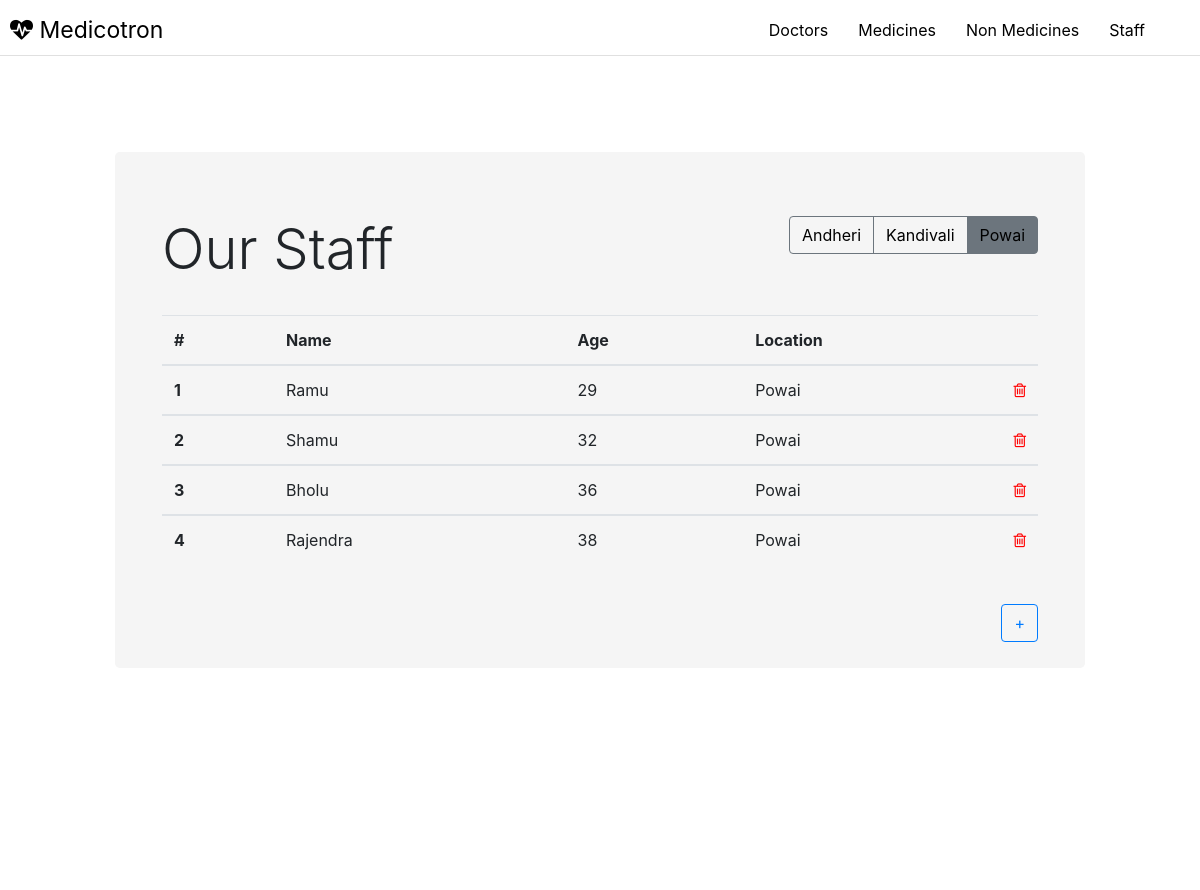
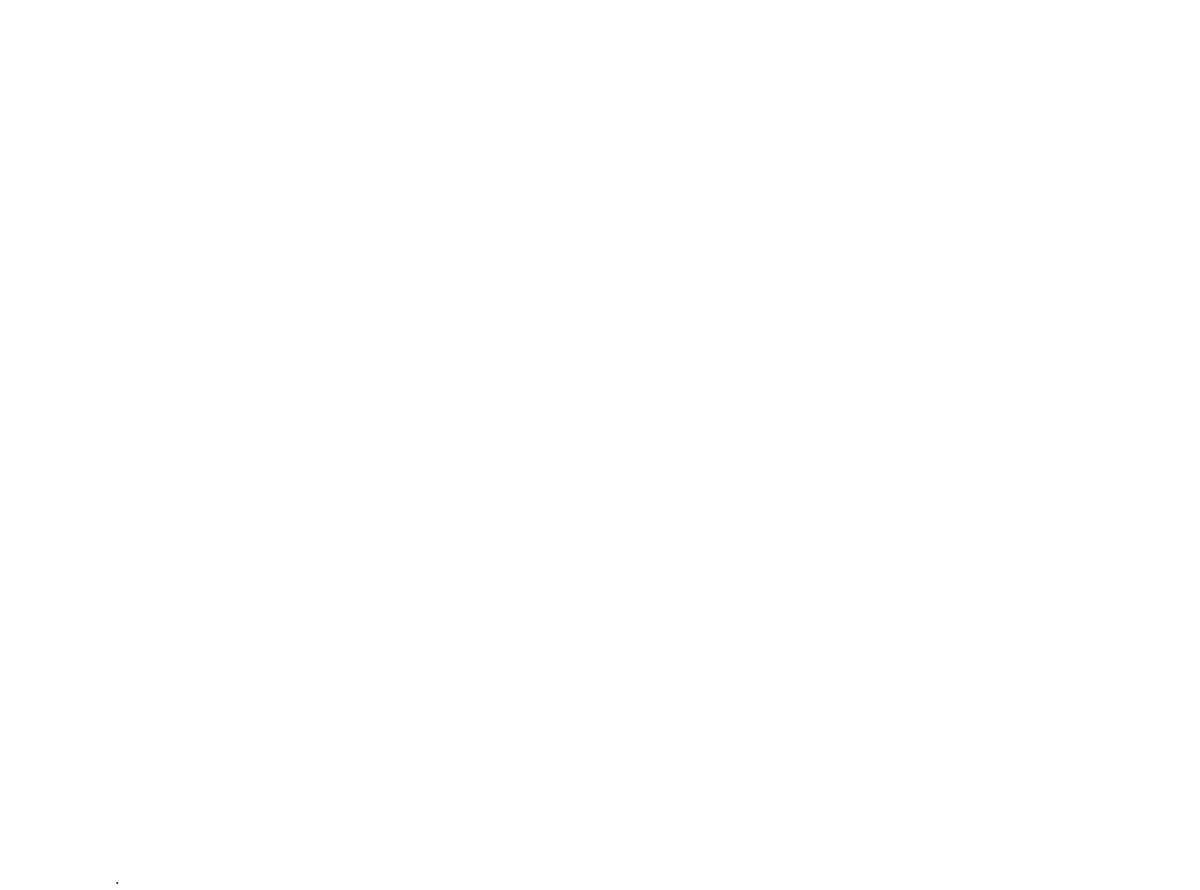
Page /staff/ on the committed database (2 pictures, top to bottom).
### pharma/models.py (models this page shows, shortened)
class Staff(models.Model):
    name = models.CharField(max_length=1000)
    age = models.IntegerField()
    loc = models.CharField(max_length=1000)

### pharma/views.py (the view)
# urls.py: url(r'^staff/$', views.staff, name='staff'),
def staff(request):
    staffs = Staff.objects.all()
    context = {'staffs': staffs, 'site': 'Our'}
    return render(request, 'pharma/staff.html', context)

### pharma/templates/pharma/staff.html (shortened to what this page needs)
{% extends 'pharma/base_template.html' %}
{%  block body %}
<div class="container-fluid">
<div class="row">
<div class="col-md-10 offset-md-1">
<div class="jumbotron-fluid">
<div class="jumbotron" style="background-color:#F5F5F5">
  <div class="container">
  <div class="btn-group" style="float:right;" role="group" aria-label="Basic example">
  <button type="button" style="color:black;"class="btn {% if site == 'Andheri' %} active {% endif %} btn-outline-secondary"><a style="text-decoration:none; color:black;"href="{% url 'pharma:dispstaff' 'Andheri' %}">Andheri</a></button>
  <button type="button" style="color:black;"class="btn {% if site == 'Kandivali' %} active {% endif %}btn btn-outline-secondary"><a style="text-decoration:none; color:black;"href="{% url 'pharma:dispstaff' 'Kandivali' %}">Kandivali</a></button>
  <button type="button" style="color:black;"class="btn btn {% if site == 'Our' %} active {% endif %}btn-outline-secondary"><a style="text-decoration:none; color:black;"href="{% url 'pharma:staff' %}">Powai</a></button>
</div>
    <h1 class="display-4">{{ site }} Staff</h1></br>
	<table class="table table-hover">
  <thead class="thead-default">
    <tr>
      <th>#</th>
      <th>Name</th>
      <th>Age</th>
      <th>Location</th>
    </tr>
  </thead>
        {% for s in staffs %}
  <tbody>
    <tr>
      <th scope="row">{{ forloop.counter }}</th>
      <td>{{ s.name}}</td>
      <td>{{ s.age }}</td>
      <td>{{ s.loc }}
      <a href="{% url 'pharma:delstaffs' s.id %}"><span style="color:red ;float:right;" class="change-icon">
            <i class="fa fa-trash-o"></i>
        </span></a></td>
    </tr>
  </tbody>
        {% endfor %}
</table>
  <a href="{% url 'pharma:addstaffs' %}">
  <button class="btn btn-outline-primary" style="float:right;">
+
</button>
      </a>
  </div>
</div>
</div>
</br></br></br></br></br></br></br></br></br></br></br></br></br></br></br></br></br></br></br></br></br></br></br></br></br></br></br></br></br></br></br></br></br></br></br></br></br></br></br></br></br></br></br></br>.
</div>
</div>
</div>
{% endblock %}

### pharma/templates/pharma/base_template.html (style rules this page uses)
.animated { -webkit-animation-duration: 1s; animation-duration: 1s; -webkit-animation-fill-mode: both; animation-fill-mode: both; }
.fadeIn { -webkit-animation-name: fadeIn; animation-name: fadeIn; }

### rows in the picture
Staff: name "Ramu", age "29", loc "Powai"
Staff: name "Shamu", age "32", loc "Powai"
Staff: name "Bholu", age "36", loc "Powai"
Staff: name "Rajendra", age "38", loc "Powai"

### other values in the picture
{{ site }} "Our"
